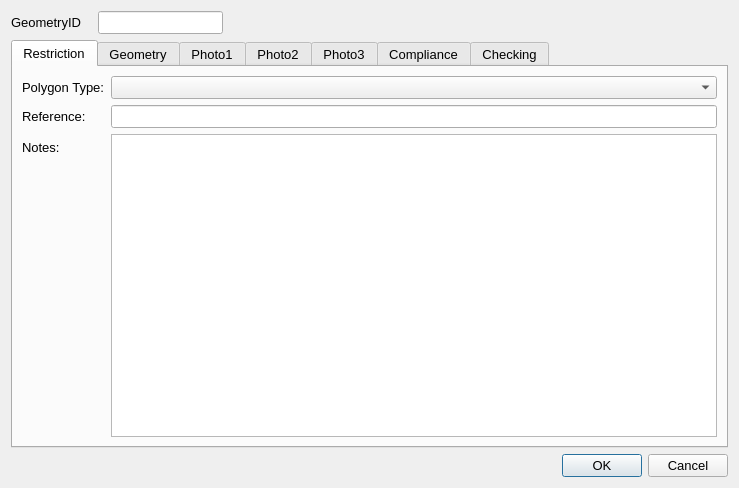
<?xml version="1.0" encoding="UTF-8"?>
<ui version="4.0">
 <class>Dialog</class>
 <widget class="QDialog" name="Dialog">
  <property name="geometry">
   <rect>
    <x>0</x>
    <y>0</y>
    <width>739</width>
    <height>488</height>
   </rect>
  </property>
  <property name="sizePolicy">
   <sizepolicy hsizetype="Fixed" vsizetype="Fixed">
    <horstretch>0</horstretch>
    <verstretch>0</verstretch>
   </sizepolicy>
  </property>
  <property name="maximumSize">
   <size>
    <width>750</width>
    <height>550</height>
   </size>
  </property>
  <property name="font">
   <font>
    <pointsize>10</pointsize>
   </font>
  </property>
  <property name="windowTitle">
   <string>Dialog</string>
  </property>
  <layout class="QGridLayout" name="gridLayout">
   <item row="0" column="1">
    <widget class="QLineEdit" name="GeometryID">
     <property name="sizePolicy">
      <sizepolicy hsizetype="Preferred" vsizetype="Preferred">
       <horstretch>0</horstretch>
       <verstretch>0</verstretch>
      </sizepolicy>
     </property>
     <property name="font">
      <font>
       <pointsize>10</pointsize>
      </font>
     </property>
     <property name="inputMask">
      <string/>
     </property>
     <property name="readOnly">
      <bool>true</bool>
     </property>
     <property name="placeholderText">
      <string/>
     </property>
    </widget>
   </item>
   <item row="2" column="2">
    <widget class="QDialogButtonBox" name="button_box">
     <property name="orientation">
      <enum>Qt::Horizontal</enum>
     </property>
     <property name="standardButtons">
      <set>QDialogButtonBox::Cancel|QDialogButtonBox::Ok</set>
     </property>
    </widget>
   </item>
   <item row="0" column="0">
    <widget class="QLabel" name="label">
     <property name="minimumSize">
      <size>
       <width>81</width>
       <height>16</height>
      </size>
     </property>
     <property name="font">
      <font>
       <pointsize>10</pointsize>
      </font>
     </property>
     <property name="text">
      <string>GeometryID</string>
     </property>
    </widget>
   </item>
   <item row="1" column="0" colspan="3">
    <widget class="QTabWidget" name="Details">
     <property name="sizePolicy">
      <sizepolicy hsizetype="Expanding" vsizetype="Expanding">
       <horstretch>0</horstretch>
       <verstretch>0</verstretch>
      </sizepolicy>
     </property>
     <property name="minimumSize">
      <size>
       <width>0</width>
       <height>0</height>
      </size>
     </property>
     <property name="font">
      <font>
       <pointsize>10</pointsize>
      </font>
     </property>
     <property name="cursor">
      <cursorShape>IBeamCursor</cursorShape>
     </property>
     <property name="mouseTracking">
      <bool>true</bool>
     </property>
     <property name="acceptDrops">
      <bool>true</bool>
     </property>
     <property name="currentIndex">
      <number>0</number>
     </property>
     <widget class="QWidget" name="RestrictionDetails">
      <property name="focusPolicy">
       <enum>Qt::NoFocus</enum>
      </property>
      <attribute name="title">
       <string>Restriction</string>
      </attribute>
      <layout class="QFormLayout" name="formLayout">
       <property name="fieldGrowthPolicy">
        <enum>QFormLayout::AllNonFixedFieldsGrow</enum>
       </property>
       <item row="2" column="0">
        <widget class="QLabel" name="Type1_4">
         <property name="text">
          <string>Polygon Type:</string>
         </property>
        </widget>
       </item>
       <item row="2" column="1">
        <widget class="QComboBox" name="RestrictionTypeID"/>
       </item>
       <item row="7" column="0">
        <widget class="QLabel" name="lbl_Notes">
         <property name="text">
          <string>Notes:</string>
         </property>
        </widget>
       </item>
       <item row="5" column="1">
        <widget class="QLineEdit" name="AssetReference"/>
       </item>
       <item row="5" column="0">
        <widget class="QLabel" name="label_3">
         <property name="text">
          <string>Reference:</string>
         </property>
        </widget>
       </item>
       <item row="7" column="1">
        <widget class="QTextEdit" name="Notes"/>
       </item>
      </layout>
     </widget>
     <widget class="QWidget" name="Geometry">
      <attribute name="title">
       <string>Geometry</string>
      </attribute>
      <layout class="QFormLayout" name="formLayout_2">
       <property name="fieldGrowthPolicy">
        <enum>QFormLayout::AllNonFixedFieldsGrow</enum>
       </property>
       <item row="0" column="0">
        <widget class="QLabel" name="lbl_RoadName">
         <property name="minimumSize">
          <size>
           <width>90</width>
           <height>16</height>
          </size>
         </property>
         <property name="font">
          <font>
           <pointsize>10</pointsize>
          </font>
         </property>
         <property name="text">
          <string>Road Name:</string>
         </property>
        </widget>
       </item>
       <item row="0" column="1">
        <widget class="QLineEdit" name="RoadName"/>
       </item>
       <item row="1" column="0">
        <widget class="QLabel" name="lbl_USRN">
         <property name="minimumSize">
          <size>
           <width>90</width>
           <height>16</height>
          </size>
         </property>
         <property name="font">
          <font>
           <pointsize>10</pointsize>
          </font>
         </property>
         <property name="text">
          <string>USRN:</string>
         </property>
        </widget>
       </item>
       <item row="1" column="1">
        <widget class="QLineEdit" name="USRN"/>
       </item>
       <item row="2" column="0">
        <widget class="QLabel" name="label_8">
         <property name="text">
          <string>Last Update Date:</string>
         </property>
        </widget>
       </item>
       <item row="2" column="1">
        <widget class="QDateTimeEdit" name="LastUpdateDateTime">
         <property name="readOnly">
          <bool>true</bool>
         </property>
        </widget>
       </item>
       <item row="3" column="0">
        <widget class="QLabel" name="label_2">
         <property name="text">
          <string>Last Changed By:</string>
         </property>
        </widget>
       </item>
       <item row="3" column="1">
        <widget class="QComboBox" name="LastUpdatePerson"/>
       </item>
       <item row="4" column="0">
        <widget class="QLabel" name="label_10">
         <property name="text">
          <string>RestrictionID:</string>
         </property>
        </widget>
       </item>
       <item row="4" column="1">
        <widget class="QLineEdit" name="RestrictionID"/>
       </item>
      </layout>
     </widget>
     <widget class="QWidget" name="PhotoTab_01">
      <attribute name="title">
       <string>Photo1</string>
      </attribute>
      <layout class="QGridLayout" name="gridLayout_2">
       <item row="1" column="0">
        <widget class="QPushButton" name="startCamera1">
         <property name="maximumSize">
          <size>
           <width>150</width>
           <height>16777215</height>
          </size>
         </property>
         <property name="text">
          <string>open Camera</string>
         </property>
         <property name="icon">
          <iconset>
           <normaloff>../../../../PC18-26 Carnegie Library Lambeth/Mapping/Templates/camara_foto.png</normaloff>../../../../PC18-26 Carnegie Library Lambeth/Mapping/Templates/camara_foto.png</iconset>
         </property>
         <property name="checkable">
          <bool>true</bool>
         </property>
         <property name="autoDefault">
          <bool>false</bool>
         </property>
         <property name="default">
          <bool>false</bool>
         </property>
        </widget>
       </item>
       <item row="1" column="2">
        <widget class="QPushButton" name="getPhoto1">
         <property name="maximumSize">
          <size>
           <width>150</width>
           <height>16777215</height>
          </size>
         </property>
         <property name="text">
          <string>take Photo</string>
         </property>
         <property name="icon">
          <iconset>
           <normaloff>../../../../PC18-26 Carnegie Library Lambeth/Mapping/Templates/take-photo-icon-21.jpg</normaloff>../../../../PC18-26 Carnegie Library Lambeth/Mapping/Templates/take-photo-icon-21.jpg</iconset>
         </property>
         <property name="checkable">
          <bool>false</bool>
         </property>
         <property name="autoDefault">
          <bool>false</bool>
         </property>
        </widget>
       </item>
       <item row="0" column="0">
        <widget class="QLabel" name="Photo_Widget_01">
         <property name="sizePolicy">
          <sizepolicy hsizetype="Fixed" vsizetype="Fixed">
           <horstretch>0</horstretch>
           <verstretch>0</verstretch>
          </sizepolicy>
         </property>
         <property name="maximumSize">
          <size>
           <width>640</width>
           <height>480</height>
          </size>
         </property>
         <property name="autoFillBackground">
          <bool>true</bool>
         </property>
         <property name="text">
          <string>No photo</string>
         </property>
        </widget>
       </item>
      </layout>
     </widget>
     <widget class="QWidget" name="PhotoTab_02">
      <attribute name="title">
       <string>Photo2</string>
      </attribute>
      <layout class="QGridLayout" name="gridLayout_4">
       <item row="0" column="0">
        <widget class="QLabel" name="Photo_Widget_02">
         <property name="sizePolicy">
          <sizepolicy hsizetype="Fixed" vsizetype="Fixed">
           <horstretch>0</horstretch>
           <verstretch>0</verstretch>
          </sizepolicy>
         </property>
         <property name="maximumSize">
          <size>
           <width>640</width>
           <height>480</height>
          </size>
         </property>
         <property name="autoFillBackground">
          <bool>true</bool>
         </property>
         <property name="text">
          <string>No photo</string>
         </property>
        </widget>
       </item>
       <item row="1" column="0">
        <widget class="QPushButton" name="startCamera2">
         <property name="maximumSize">
          <size>
           <width>150</width>
           <height>16777215</height>
          </size>
         </property>
         <property name="text">
          <string>open Camera</string>
         </property>
         <property name="icon">
          <iconset>
           <normaloff>../../../../PC18-26 Carnegie Library Lambeth/Mapping/Templates/camara_foto.png</normaloff>../../../../PC18-26 Carnegie Library Lambeth/Mapping/Templates/camara_foto.png</iconset>
         </property>
         <property name="checkable">
          <bool>true</bool>
         </property>
         <property name="autoDefault">
          <bool>false</bool>
         </property>
         <property name="default">
          <bool>false</bool>
         </property>
        </widget>
       </item>
       <item row="1" column="1">
        <widget class="QPushButton" name="getPhoto2">
         <property name="maximumSize">
          <size>
           <width>150</width>
           <height>16777215</height>
          </size>
         </property>
         <property name="text">
          <string>take Photo</string>
         </property>
         <property name="icon">
          <iconset>
           <normaloff>../../../../PC18-26 Carnegie Library Lambeth/Mapping/Templates/take-photo-icon-21.jpg</normaloff>../../../../PC18-26 Carnegie Library Lambeth/Mapping/Templates/take-photo-icon-21.jpg</iconset>
         </property>
         <property name="checkable">
          <bool>false</bool>
         </property>
         <property name="autoDefault">
          <bool>false</bool>
         </property>
        </widget>
       </item>
      </layout>
     </widget>
     <widget class="QWidget" name="PhotoTab_03">
      <attribute name="title">
       <string>Photo3</string>
      </attribute>
      <layout class="QGridLayout" name="gridLayout_3">
       <item row="0" column="0">
        <widget class="QLabel" name="Photo_Widget_03">
         <property name="autoFillBackground">
          <bool>true</bool>
         </property>
         <property name="text">
          <string>No photo</string>
         </property>
        </widget>
       </item>
       <item row="1" column="2">
        <widget class="QPushButton" name="getPhoto3">
         <property name="maximumSize">
          <size>
           <width>150</width>
           <height>16777215</height>
          </size>
         </property>
         <property name="text">
          <string>take Photo</string>
         </property>
         <property name="icon">
          <iconset>
           <normaloff>../../../../PC18-26 Carnegie Library Lambeth/Mapping/Templates/take-photo-icon-21.jpg</normaloff>../../../../PC18-26 Carnegie Library Lambeth/Mapping/Templates/take-photo-icon-21.jpg</iconset>
         </property>
         <property name="checkable">
          <bool>false</bool>
         </property>
         <property name="autoDefault">
          <bool>false</bool>
         </property>
        </widget>
       </item>
       <item row="1" column="0">
        <widget class="QPushButton" name="startCamera3">
         <property name="maximumSize">
          <size>
           <width>150</width>
           <height>16777215</height>
          </size>
         </property>
         <property name="text">
          <string>open Camera</string>
         </property>
         <property name="icon">
          <iconset>
           <normaloff>../../../../PC18-26 Carnegie Library Lambeth/Mapping/Templates/camara_foto.png</normaloff>../../../../PC18-26 Carnegie Library Lambeth/Mapping/Templates/camara_foto.png</iconset>
         </property>
         <property name="checkable">
          <bool>true</bool>
         </property>
         <property name="autoDefault">
          <bool>false</bool>
         </property>
         <property name="default">
          <bool>false</bool>
         </property>
        </widget>
       </item>
      </layout>
     </widget>
     <widget class="QWidget" name="tab_2">
      <attribute name="title">
       <string>Compliance</string>
      </attribute>
      <layout class="QFormLayout" name="formLayout_4">
       <item row="0" column="0">
        <widget class="QLabel" name="label_6">
         <property name="text">
          <string>Road Markings Condition:</string>
         </property>
        </widget>
       </item>
       <item row="1" column="0">
        <widget class="QLabel" name="label_7">
         <property name="text">
          <string>Restriction-&gt;Sign:</string>
         </property>
        </widget>
       </item>
       <item row="2" column="0">
        <widget class="QLabel" name="label_9">
         <property name="text">
          <string>Compliance notes:</string>
         </property>
        </widget>
       </item>
       <item row="2" column="1">
        <widget class="QTextEdit" name="ComplianceNotes"/>
       </item>
       <item row="0" column="1">
        <widget class="QComboBox" name="ComplianceRoadMarkingsFaded"/>
       </item>
       <item row="1" column="1">
        <widget class="QComboBox" name="ComplianceRestrictionSignIssue"/>
       </item>
      </layout>
     </widget>
     <widget class="QWidget" name="tab">
      <attribute name="title">
       <string>Checking</string>
      </attribute>
      <layout class="QFormLayout" name="formLayout_3">
       <item row="1" column="0">
        <widget class="QLabel" name="label_4">
         <property name="text">
          <string>Check Notes:</string>
         </property>
        </widget>
       </item>
       <item row="1" column="1">
        <widget class="QTextEdit" name="MHTC_CheckNotes"/>
       </item>
       <item row="0" column="0">
        <widget class="QLabel" name="label_5">
         <property name="text">
          <string>Check issue type:</string>
         </property>
        </widget>
       </item>
       <item row="0" column="1">
        <widget class="QComboBox" name="MHTC_CheckIssueTypeID"/>
       </item>
       <item row="3" column="0">
        <widget class="QCheckBox" name="FieldCheckCompleted">
         <property name="text">
          <string>Field check completed</string>
         </property>
        </widget>
       </item>
       <item row="2" column="0">
        <spacer name="verticalSpacer_2">
         <property name="orientation">
          <enum>Qt::Vertical</enum>
         </property>
         <property name="sizeHint" stdset="0">
          <size>
           <width>20</width>
           <height>20</height>
          </size>
         </property>
        </spacer>
       </item>
       <item row="8" column="1">
        <widget class="QDateTimeEdit" name="Last_MHTC_Check_UpdateDateTime"/>
       </item>
       <item row="4" column="0">
        <spacer name="verticalSpacer_3">
         <property name="orientation">
          <enum>Qt::Vertical</enum>
         </property>
         <property name="sizeHint" stdset="0">
          <size>
           <width>20</width>
           <height>10</height>
          </size>
         </property>
        </spacer>
       </item>
       <item row="7" column="1">
        <widget class="QLineEdit" name="Last_MHTC_Check_UpdatePerson"/>
       </item>
       <item row="8" column="0">
        <widget class="QLabel" name="label_15">
         <property name="text">
          <string>Check date:</string>
         </property>
        </widget>
       </item>
       <item row="7" column="0">
        <widget class="QLabel" name="label_14">
         <property name="text">
          <string>Checked by:</string>
         </property>
        </widget>
       </item>
      </layout>
     </widget>
    </widget>
   </item>
  </layout>
 </widget>
 <resources/>
 <connections>
  <connection>
   <sender>button_box</sender>
   <signal>accepted()</signal>
   <receiver>Dialog</receiver>
   <slot>accept()</slot>
   <hints>
    <hint type="sourcelabel">
     <x>248</x>
     <y>254</y>
    </hint>
    <hint type="destinationlabel">
     <x>157</x>
     <y>274</y>
    </hint>
   </hints>
  </connection>
  <connection>
   <sender>button_box</sender>
   <signal>rejected()</signal>
   <receiver>Dialog</receiver>
   <slot>reject()</slot>
   <hints>
    <hint type="sourcelabel">
     <x>316</x>
     <y>260</y>
    </hint>
    <hint type="destinationlabel">
     <x>286</x>
     <y>274</y>
    </hint>
   </hints>
  </connection>
 </connections>
</ui>
